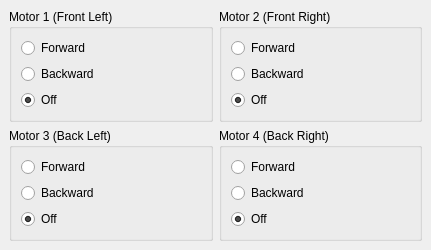
   <widget class="QDockWidget" name="dockTest" >
    <property name="geometry" >
     <rect>
      <x>990</x>
      <y>530</y>
      <width>431</width>
      <height>231</height>
     </rect>
    </property>
    <property name="allowedAreas" >
     <set>Qt::RightDockWidgetArea</set>
    </property>
    <property name="windowTitle" >
     <string>Test</string>
    </property>
    <widget class="QWidget" name="dockWidgetContents_8" >
     <layout class="QGridLayout" name="gridLayout_5" >
      <item row="0" column="0" >
       <widget class="QGroupBox" name="groupBoxTestMotor1" >
        <property name="title" >
         <string>Motor 1 (Front Left)</string>
        </property>
        <layout class="QGridLayout" name="gridLayout_9" >
         <item row="0" column="0" >
          <layout class="QVBoxLayout" name="verticalLayout_4" >
           <item>
            <widget class="QRadioButton" name="radioBtnMotor1FW" >
             <property name="sizePolicy" >
              <sizepolicy vsizetype="Preferred" hsizetype="Minimum" >
               <horstretch>0</horstretch>
               <verstretch>0</verstretch>
              </sizepolicy>
             </property>
             <property name="text" >
              <string>Forward</string>
             </property>
             <property name="checked" >
              <bool>false</bool>
             </property>
            </widget>
           </item>
           <item>
            <widget class="QRadioButton" name="radioBtnMotor1BW" >
             <property name="sizePolicy" >
              <sizepolicy vsizetype="Preferred" hsizetype="Minimum" >
               <horstretch>0</horstretch>
               <verstretch>0</verstretch>
              </sizepolicy>
             </property>
             <property name="text" >
              <string>Backward</string>
             </property>
            </widget>
           </item>
           <item>
            <widget class="QRadioButton" name="radioBtnMotor1OFF" >
             <property name="sizePolicy" >
              <sizepolicy vsizetype="Preferred" hsizetype="Minimum" >
               <horstretch>0</horstretch>
               <verstretch>0</verstretch>
              </sizepolicy>
             </property>
             <property name="text" >
              <string>Off</string>
             </property>
             <property name="checked" >
              <bool>true</bool>
             </property>
            </widget>
           </item>
          </layout>
         </item>
        </layout>
       </widget>
      </item>
      <item row="0" column="1" >
       <widget class="QGroupBox" name="groupBoxTestMotor1_2" >
        <property name="title" >
         <string>Motor 2 (Front Right)</string>
        </property>
        <layout class="QGridLayout" name="gridLayout_6" >
         <item row="0" column="0" >
          <layout class="QVBoxLayout" name="verticalLayout_5" >
           <item>
            <widget class="QRadioButton" name="radioBtnMotor2FW" >
             <property name="sizePolicy" >
              <sizepolicy vsizetype="Preferred" hsizetype="Minimum" >
               <horstretch>0</horstretch>
               <verstretch>0</verstretch>
              </sizepolicy>
             </property>
             <property name="text" >
              <string>Forward</string>
             </property>
             <property name="checked" >
              <bool>false</bool>
             </property>
            </widget>
           </item>
           <item>
            <widget class="QRadioButton" name="radioBtnMotor2BW" >
             <property name="sizePolicy" >
              <sizepolicy vsizetype="Preferred" hsizetype="Minimum" >
               <horstretch>0</horstretch>
               <verstretch>0</verstretch>
              </sizepolicy>
             </property>
             <property name="text" >
              <string>Backward</string>
             </property>
            </widget>
           </item>
           <item>
            <widget class="QRadioButton" name="radioBtnMotor2OFF" >
             <property name="sizePolicy" >
              <sizepolicy vsizetype="Preferred" hsizetype="Minimum" >
               <horstretch>0</horstretch>
               <verstretch>0</verstretch>
              </sizepolicy>
             </property>
             <property name="text" >
              <string>Off</string>
             </property>
             <property name="checked" >
              <bool>true</bool>
             </property>
            </widget>
           </item>
          </layout>
         </item>
        </layout>
       </widget>
      </item>
      <item row="1" column="0" >
       <widget class="QGroupBox" name="groupBoxgroupBoxTestMotor3" >
        <property name="title" >
         <string>Motor 3 (Back Left)</string>
        </property>
        <layout class="QGridLayout" name="gridLayout_7" >
         <item row="0" column="0" >
          <layout class="QVBoxLayout" name="verticalLayout_6" >
           <item>
            <widget class="QRadioButton" name="radioBtnMotor3FW" >
             <property name="sizePolicy" >
              <sizepolicy vsizetype="Preferred" hsizetype="Minimum" >
               <horstretch>0</horstretch>
               <verstretch>0</verstretch>
              </sizepolicy>
             </property>
             <property name="text" >
              <string>Forward</string>
             </property>
             <property name="checked" >
              <bool>false</bool>
             </property>
            </widget>
           </item>
           <item>
            <widget class="QRadioButton" name="radioBtnMotor3BW" >
             <property name="sizePolicy" >
              <sizepolicy vsizetype="Preferred" hsizetype="Minimum" >
               <horstretch>0</horstretch>
               <verstretch>0</verstretch>
              </sizepolicy>
             </property>
             <property name="text" >
              <string>Backward</string>
             </property>
            </widget>
           </item>
           <item>
            <widget class="QRadioButton" name="radioBtnMotor3OFF" >
             <property name="sizePolicy" >
              <sizepolicy vsizetype="Preferred" hsizetype="Minimum" >
               <horstretch>0</horstretch>
               <verstretch>0</verstretch>
              </sizepolicy>
             </property>
             <property name="text" >
              <string>Off</string>
             </property>
             <property name="checked" >
              <bool>true</bool>
             </property>
            </widget>
           </item>
          </layout>
         </item>
        </layout>
       </widget>
      </item>
      <item row="1" column="1" >
       <widget class="QGroupBox" name="groupBoxTestMotor4" >
        <property name="title" >
         <string>Motor 4 (Back Right)</string>
        </property>
        <layout class="QGridLayout" name="gridLayout_8" >
         <item row="0" column="0" >
          <layout class="QVBoxLayout" name="verticalLayout_8" >
           <item>
            <widget class="QRadioButton" name="radioBtnMotor4FW" >
             <property name="sizePolicy" >
              <sizepolicy vsizetype="Preferred" hsizetype="Minimum" >
               <horstretch>0</horstretch>
               <verstretch>0</verstretch>
              </sizepolicy>
             </property>
             <property name="text" >
              <string>Forward</string>
             </property>
             <property name="checked" >
              <bool>false</bool>
             </property>
            </widget>
           </item>
           <item>
            <widget class="QRadioButton" name="radioBtnMotor4BW" >
             <property name="sizePolicy" >
              <sizepolicy vsizetype="Preferred" hsizetype="Minimum" >
               <horstretch>0</horstretch>
               <verstretch>0</verstretch>
              </sizepolicy>
             </property>
             <property name="text" >
              <string>Backward</string>
             </property>
            </widget>
           </item>
           <item>
            <widget class="QRadioButton" name="radioBtnMotor4OFF" >
             <property name="sizePolicy" >
              <sizepolicy vsizetype="Preferred" hsizetype="Minimum" >
               <horstretch>0</horstretch>
               <verstretch>0</verstretch>
              </sizepolicy>
             </property>
             <property name="text" >
              <string>Off</string>
             </property>
             <property name="checked" >
              <bool>true</bool>
             </property>
            </widget>
           </item>
          </layout>
         </item>
        </layout>
       </widget>
      </item>
     </layout>
    </widget>
   </widget>
